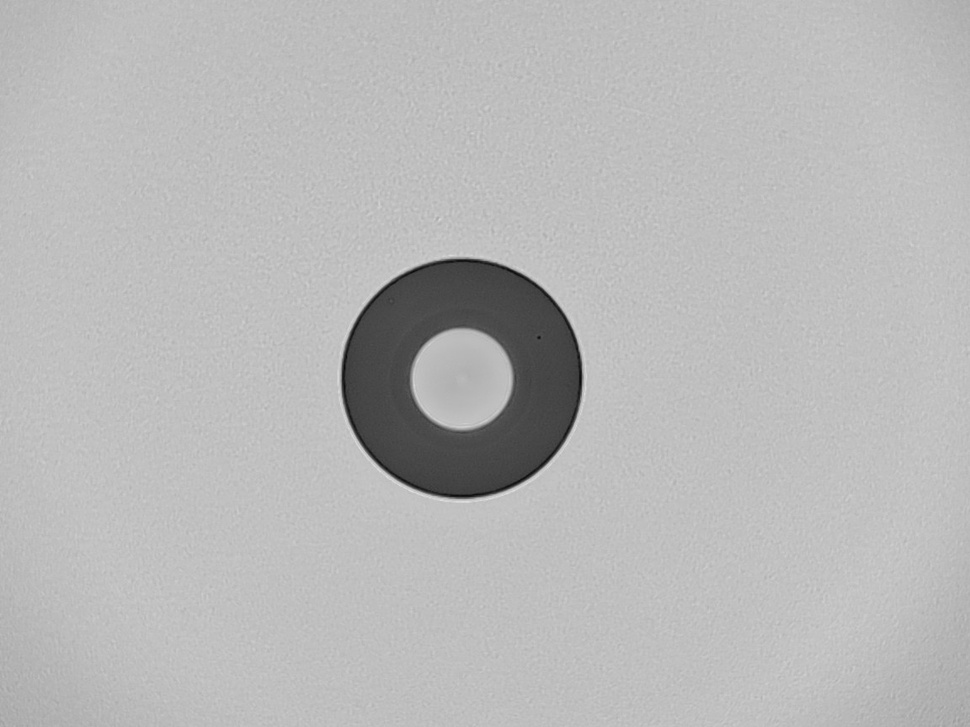
#> input picture dataset/19700103045851-J67690-FT35.jpg, 970 x 727 px, shrunk from 1152 x 864 before the run
$ python threshold_separation.py ../../../dataset/19700103045851-J67690-FT35.jpg
#> lines starting #> are read from the running program, lines starting #| are printed output that depends on the picture; after the words box and inside, x2 and y2 are one past the last pixel; in counts of white or black regions, pixels touching at a corner belong together
import cv2
import numpy as np
import os
import json

def apply_filter(image):
    result = image.copy()

    # Convert to grayscale if needed
    if len(result.shape) == 3:
        result = cv2.cvtColor(result, cv2.COLOR_BGR2GRAY)

    # Apply threshold
    _, result = cv2.threshold(result, 127, 255, cv2.THRESH_BINARY)

    # Apply morphological operation
    kernel = cv2.getStructuringElement(cv2.MORPH_ELLIPSE, (5, 5))
    result = cv2.morphologyEx(result, cv2.MORPH_CLOSE, kernel)

    return result

def find_annulus_and_inner_circle(filtered_image):
    """Find black annulus pixels and white pixels inside the annulus"""
    # Find contours
    contours, _ = cv2.findContours(filtered_image, cv2.RETR_TREE, cv2.CHAIN_APPROX_SIMPLE)

    # Create masks for black pixels (annulus) and inner white pixels
    black_mask = np.zeros_like(filtered_image)
    inner_white_mask = np.zeros_like(filtered_image)

    # Black pixels are where filtered_image == 0
    black_pixels = (filtered_image == 0)

    # Find connected components of white pixels
    num_labels, labels = cv2.connectedComponents(filtered_image)

    # For each black region (potential annulus)
    black_contours, _ = cv2.findContours((~filtered_image).astype(np.uint8),
                                          cv2.RETR_EXTERNAL, cv2.CHAIN_APPROX_SIMPLE)

    # Variables to store circle information
    inner_circle_info = None
    outer_circle_info = None
    annulus_contour = None

    for contour in black_contours:
        # Create a mask for this black region
        temp_mask = np.zeros_like(filtered_image)
        cv2.drawContours(temp_mask, [contour], -1, 255, -1)

        # Find the bounding box
        x, y, w, h = cv2.boundingRect(contour)

        # Check if there are white pixels inside this black region
        filled_mask = np.zeros_like(filtered_image)
        cv2.drawContours(filled_mask, [contour], -1, 255, -1)

        # The inner white pixels are those that are white in the filtered image
        # and inside the filled contour
        inner_white = (filtered_image == 255) & (filled_mask == 255)

        # If we found inner white pixels, this is an annulus
        if np.any(inner_white):
            # Add to black mask (the annulus itself)
            black_mask = black_mask | (temp_mask & black_pixels)
            # Add to inner white mask
            inner_white_mask = inner_white_mask | inner_white

            # Store the annulus contour for circle calculations
            if annulus_contour is None or cv2.contourArea(contour) > cv2.contourArea(annulus_contour):
                annulus_contour = contour

    # Calculate circle parameters if we found an annulus
    if annulus_contour is not None:
        # For outer circle: use the external boundary of the annulus
        full_mask = np.zeros_like(filtered_image)
        cv2.drawContours(full_mask, [annulus_contour], -1, 255, -1)

        # Find the outer boundary points
        outer_points = np.column_stack(np.where(full_mask > 0))
        if len(outer_points) > 0:
            # Convert to the format OpenCV expects (x, y)
            outer_points_cv = outer_points[:, [1, 0]].astype(np.float32)
            (outer_x, outer_y), outer_radius = cv2.minEnclosingCircle(outer_points_cv)
            outer_circle_info = {
                'center': (outer_x, outer_y),
                'radius': outer_radius,
                'diameter': outer_radius * 2
            }

        # For inner circle: use only the inner white pixels
        inner_points = np.column_stack(np.where(inner_white_mask > 0))
        if len(inner_points) > 0:
            # Convert to the format OpenCV expects (x, y)
            inner_points_cv = inner_points[:, [1, 0]].astype(np.float32)
            (inner_x, inner_y), inner_radius = cv2.minEnclosingCircle(inner_points_cv)
            inner_circle_info = {
                'center': (inner_x, inner_y),
                'radius': inner_radius,
                'diameter': inner_radius * 2
            }

    return black_mask, inner_white_mask, inner_circle_info, outer_circle_info

def calculate_concentricity(inner_circle_info, outer_circle_info):
    """Calculate the concentricity between inner and outer circles"""
    if inner_circle_info is None or outer_circle_info is None:
        return None

    # Calculate the distance between centers
    inner_center = inner_circle_info['center']
    outer_center = outer_circle_info['center']

    center_distance = np.sqrt((inner_center[0] - outer_center[0])**2 +
                             (inner_center[1] - outer_center[1])**2)

    concentricity_info = {
        'center_offset': center_distance,
        'normalized_offset': center_distance / outer_circle_info['radius'] if outer_circle_info['radius'] > 0 else 0,
        'inner_center': inner_center,
        'outer_center': outer_center
    }

    return concentricity_info

def segment_with_threshold(image_path, output_dir='output_threshold'):
    """
    Main function modified for unified system
    Returns standardized results
    """
    # Create output directory
    os.makedirs(output_dir, exist_ok=True)

    # Initialize result dictionary
    result = {
        'method': 'threshold_seperation',
        'image_path': image_path,
        'success': False,
        'center': None,
        'core_radius': None,
        'cladding_radius': None,
        'confidence': 0.0
    }

    # Load image
    if not os.path.exists(image_path):
        result['error'] = f"File not found: '{image_path}'"
        with open(os.path.join(output_dir, 'threshold_result.json'), 'w') as f:
            json.dump(result, f, indent=4)
        return result

    original_image = cv2.imread(image_path)
    if original_image is None:
        result['error'] = f"Could not read image from '{image_path}'"
        with open(os.path.join(output_dir, 'threshold_result.json'), 'w') as f:
            json.dump(result, f, indent=4)
        return result

    base_filename = os.path.splitext(os.path.basename(image_path))[0]

    try:
        # Apply the filter
        filtered_image = apply_filter(original_image)

        # Find black annulus and inner white pixels
        black_mask, inner_white_mask, inner_circle_info, outer_circle_info = find_annulus_and_inner_circle(filtered_image)

        # Calculate concentricity
        concentricity_info = calculate_concentricity(inner_circle_info, outer_circle_info)

        if inner_circle_info and outer_circle_info:
            # Use outer circle center as main center (usually more stable)
            result['success'] = True
            result['center'] = (int(outer_circle_info['center'][0]), int(outer_circle_info['center'][1]))
            result['core_radius'] = int(inner_circle_info['radius'])
            result['cladding_radius'] = int(outer_circle_info['radius'])
            result['confidence'] = 0.6  # Moderate confidence for threshold method

            # Adjust confidence based on concentricity
            if concentricity_info and concentricity_info['normalized_offset'] < 0.1:
                result['confidence'] = 0.7
        else:
            # Fallback: try to find any circular structure
            contours, _ = cv2.findContours(filtered_image, cv2.RETR_EXTERNAL, cv2.CHAIN_APPROX_SIMPLE)
            if contours:
                largest = max(contours, key=cv2.contourArea)
                (x, y), radius = cv2.minEnclosingCircle(largest)
                result['center'] = (int(x), int(y))
                result['cladding_radius'] = int(radius)
                result['core_radius'] = int(radius * 0.3)  # Estimate
                result['confidence'] = 0.4
                result['success'] = True
            else:
                result['error'] = "Could not detect fiber structure"
                with open(os.path.join(output_dir, f'{base_filename}_threshold_result.json'), 'w') as f:
                    json.dump(result, f, indent=4)
                return result

        # Save result data
        with open(os.path.join(output_dir, f'{base_filename}_threshold_result.json'), 'w') as f:
            json.dump(result, f, indent=4)

        # Segment the original image
        cleaned_image, white_region_image, black_region_image, outside_region_image = segment_original_image(
            original_image, black_mask, inner_white_mask
        )

        # Create visualization image
        visualization_image = create_visualization_image(
            original_image, black_mask, inner_white_mask,
            inner_circle_info, outer_circle_info, concentricity_info
        )

        # Save the results with standardized names
        cv2.imwrite(os.path.join(output_dir, f"{base_filename}_threshold_filtered.png"), filtered_image)
        cv2.imwrite(os.path.join(output_dir, f"{base_filename}_threshold_core.png"), white_region_image)
        cv2.imwrite(os.path.join(output_dir, f"{base_filename}_threshold_cladding.png"), black_region_image)
        cv2.imwrite(os.path.join(output_dir, f"{base_filename}_threshold_ferrule.png"), outside_region_image)
        cv2.imwrite(os.path.join(output_dir, f"{base_filename}_threshold_annotated.png"), visualization_image)

    except Exception as e:
        result['error'] = str(e)
        with open(os.path.join(output_dir, f'{base_filename}_threshold_result.json'), 'w') as f:
            json.dump(result, f, indent=4)

    return result

def segment_original_image(original, black_mask, inner_white_mask):
    """Segment the original image based on the masks"""
    # Ensure masks are boolean
    black_mask = black_mask.astype(bool)
    inner_white_mask = inner_white_mask.astype(bool)

    # Create the combined mask (black annulus + inner white)
    combined_mask = black_mask | inner_white_mask

    # Remove everything outside the annulus
    cleaned_image = original.copy()
    cleaned_image[~combined_mask] = 0

    # Separate into images
    white_region_image = original.copy()
    white_region_image[~inner_white_mask] = 0

    black_region_image = original.copy()
    black_region_image[~black_mask] = 0

    outside_region_image = original.copy()
    outside_region_image[combined_mask] = 0

    return cleaned_image, white_region_image, black_region_image, outside_region_image

def create_visualization_image(original, black_mask, inner_white_mask,
                             inner_circle_info, outer_circle_info, concentricity_info):
    """Create a visualization image with circles and measurements"""
    # Create overlay visualization with circles
    overlay = original.copy()
    if len(overlay.shape) == 2:
        overlay = cv2.cvtColor(overlay, cv2.COLOR_GRAY2BGR)
    overlay_vis = overlay.copy()

    # Color the masks
    overlay_vis[black_mask] = [0, 255, 0]  # Green for annulus
    overlay_vis[inner_white_mask] = [255, 0, 0]  # Red for inner white

    # Draw the fitted circles
    if inner_circle_info:
        center = (int(inner_circle_info['center'][0]), int(inner_circle_info['center'][1]))
        radius = int(inner_circle_info['radius'])
        cv2.circle(overlay_vis, center, radius, [255, 255, 0], 2)  # Yellow for inner circle
        cv2.circle(overlay_vis, center, 3, [255, 255, 0], -1)  # Center point

    if outer_circle_info:
        center = (int(outer_circle_info['center'][0]), int(outer_circle_info['center'][1]))
        radius = int(outer_circle_info['radius'])
        cv2.circle(overlay_vis, center, radius, [0, 255, 255], 2)  # Cyan for outer circle
        cv2.circle(overlay_vis, center, 3, [0, 255, 255], -1)  # Center point

    # If both circles exist, draw a line between centers
    if inner_circle_info and outer_circle_info and concentricity_info:
        inner_center = (int(inner_circle_info['center'][0]), int(inner_circle_info['center'][1]))
        outer_center = (int(outer_circle_info['center'][0]), int(outer_circle_info['center'][1]))
        cv2.line(overlay_vis, inner_center, outer_center, [255, 0, 255], 2)  # Magenta line

        # Add text with concentricity measurement
        text = f"Offset: {concentricity_info['center_offset']:.2f}px"
        cv2.putText(overlay_vis, text, (10, 30), cv2.FONT_HERSHEY_SIMPLEX,
                   1, [255, 255, 255], 2, cv2.LINE_AA)

    return overlay_vis

def main():
    """Main function for standalone testing"""
    import sys
    if len(sys.argv) > 1:
        image_path = sys.argv[1]
    else:
        image_path = input("Enter image path: ").strip().strip('"').strip("'")

    result = segment_with_threshold(image_path)
#> in segment_with_threshold, original_image is the input picture: shape (727, 970, 3); min 9, max 225, mean 184
#> in apply_filter, `_, result = cv2.threshold(result, 127, 255, cv2.THRESH_BINARY)`:
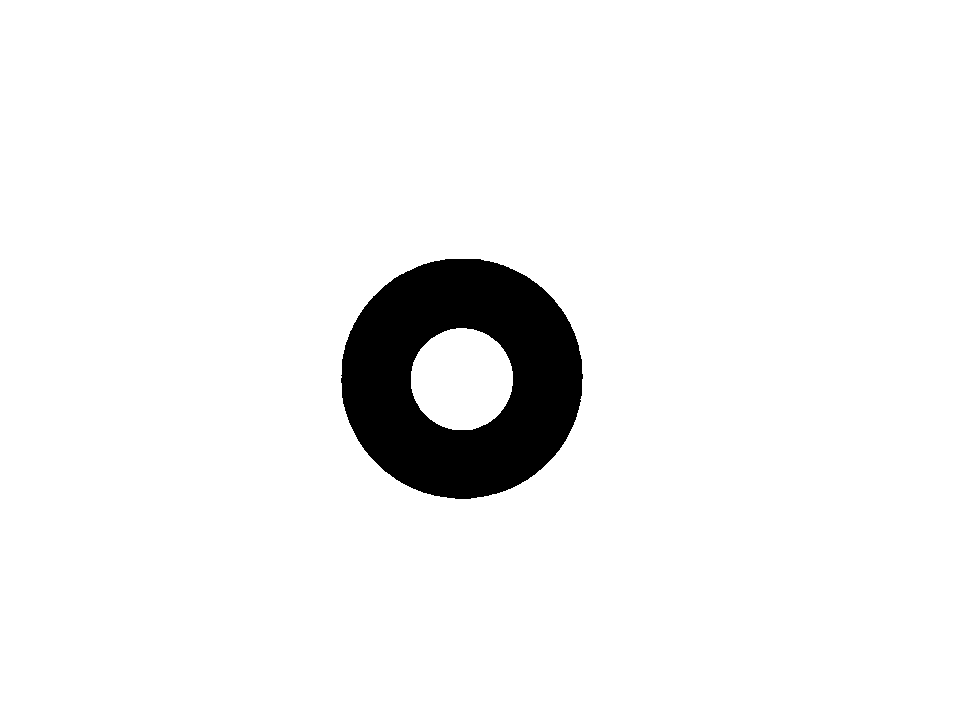
#> result: shape (727, 970); 94.7% white; 1 black region, box (x1, y1, x2, y2) and area: (341, 259, 583, 499) 37427
#> in find_annulus_and_inner_circle, `contours, _ = cv2.findContours(filtered_image, cv2.RETR_TREE, cv2.CHAI..`: contours = 3 contours; box (x1, y1, x2, y2) and area: (0, 0, 970, 727) 703494, (340, 258, 584, 500) 45978, (411, 328, 513, 430) 8070
#> in find_annulus_and_inner_circle, `num_labels, labels = cv2.connectedComponents(filtered_image)`:
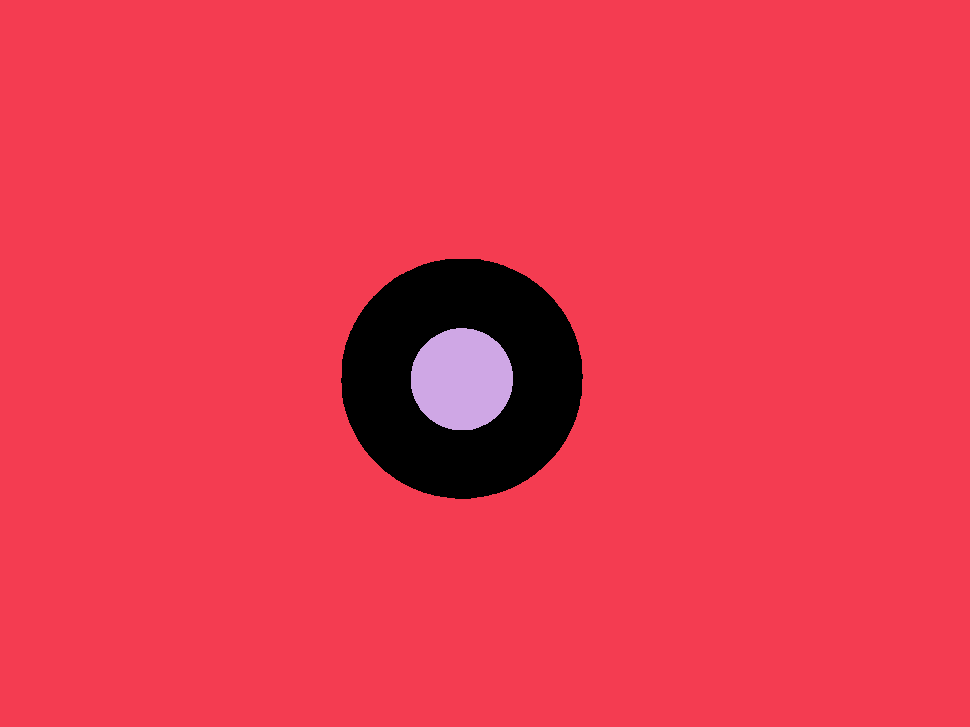
#> labels: shape (727, 970) int32; 3 distinct labels, from 0 to 2; one colour per label, 0 black
#> in find_annulus_and_inner_circle, `num_labels, labels = cv2.connectedComponents(filtered_image)`: num_labels = 3
#> in find_annulus_and_inner_circle, `black_contours, _ = cv2.findContours((~filtered_image).astype(np.uint8..`: black_contours = 1 contour; box (x1, y1, x2, y2) and area: (341, 259, 583, 499) 45296
#> the loop in find_annulus_and_inner_circle, `for contour in black_contours:` made 1 pass
#> (x, y, w, h) on pass 1: (341, 259, 242, 240)
#> after the loop in find_annulus_and_inner_circle, `for contour in black_contours:`:
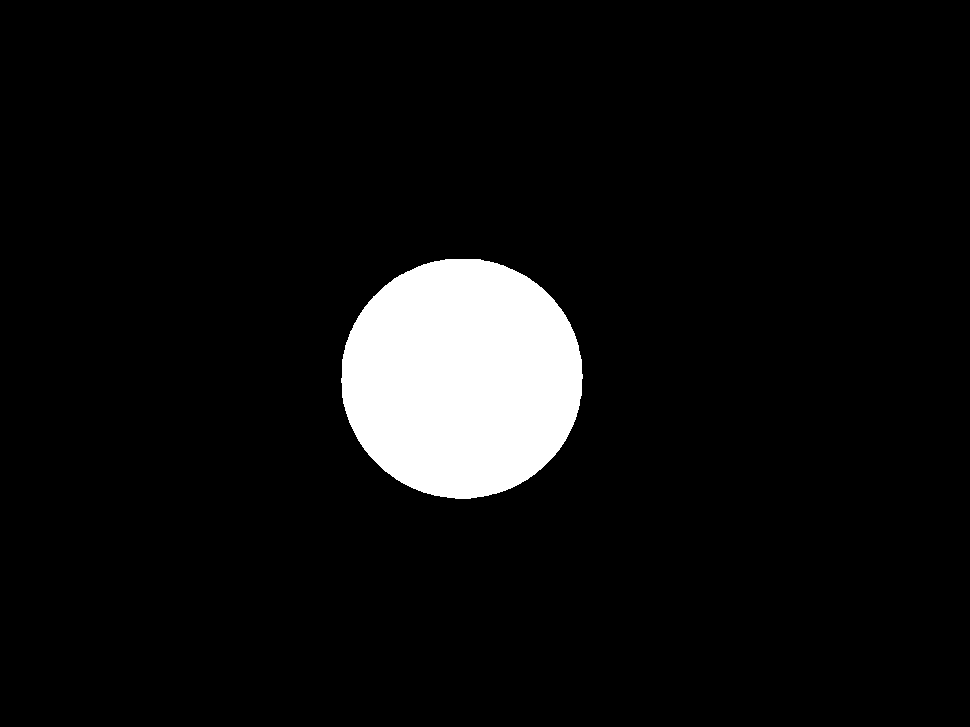
#> filled_mask: shape (727, 970); 6.5% white; 1 white region, box (x1, y1, x2, y2) and area: (341, 259, 583, 499) 45637
#> after the loop in find_annulus_and_inner_circle, `for contour in black_contours:`: annulus_contour = contour of 337 points, box (x1, y1, x2, y2) (341, 259, 583, 499), area 45296
#> in find_annulus_and_inner_circle, `outer_points = np.column_stack(np.where(full_mask > 0))`: outer_points = 45637 pairs, first value 259 to 498, second value 341 to 582
#> in find_annulus_and_inner_circle, `outer_points_cv = outer_points[:, [1, 0]].astype(np.float32)`: outer_points_cv = 45637 pairs, first value 341 to 582, second value 259 to 498
#> in find_annulus_and_inner_circle, `(outer_x, outer_y), outer_radius = cv2.minEnclosingCircle(outer_points..`: outer_x = 461.3; outer_y = 377.4; outer_radius = 121.1
#> in find_annulus_and_inner_circle, `outer_circle_info = { 'center': (outer_x, outer_y), 'radius': outer_ra..`: outer_circle_info = {'center': (461.3, 377.4), 'radius': 121.1, 'diameter': 242.2}
#> in find_annulus_and_inner_circle, `inner_points = np.column_stack(np.where(inner_white_mask > 0))`: inner_points = 8214 pairs, first value 328 to 429, second value 411 to 512
#> in find_annulus_and_inner_circle, `inner_points_cv = inner_points[:, [1, 0]].astype(np.float32)`: inner_points_cv = 8214 pairs, first value 411 to 512, second value 328 to 429
#> in find_annulus_and_inner_circle, `(inner_x, inner_y), inner_radius = cv2.minEnclosingCircle(inner_points..`: inner_x = 461.4; inner_y = 378.8; inner_radius = 51.28
#> in find_annulus_and_inner_circle, `inner_circle_info = { 'center': (inner_x, inner_y), 'radius': inner_ra..`: inner_circle_info = {'center': (461.4, 378.8), 'radius': 51.28, 'diameter': 102.6}
#> in calculate_concentricity, `inner_center = inner_circle_info['center']`: inner_center = (461.4, 378.8)
#> in calculate_concentricity, `outer_center = outer_circle_info['center']`: outer_center = (461.3, 377.4)
#> in calculate_concentricity, `center_distance = np.sqrt((inner_center[0] - outer_center[0])**2 + (in..`: center_distance = 1.42
#> in calculate_concentricity, `concentricity_info = { 'center_offset': center_distance, 'normalized_o..`: concentricity_info = {'center_offset': 1.42, 'normalized_offset': 0.0117, 'inner_center': (461.4, 378.8), 'outer_center': (461.3, 377.4)}
#> in create_visualization_image, `center = (int(inner_circle_info['center'][0]), int(inner_circle_info['..`: center = (461, 378)
#> in create_visualization_image, `radius = int(inner_circle_info['radius'])`: radius = 51
#> in create_visualization_image, `center = (int(outer_circle_info['center'][0]), int(outer_circle_info['..`: center = (461, 377)
#> in create_visualization_image, `radius = int(outer_circle_info['radius'])`: radius = 121
#> in create_visualization_image, `inner_center = (int(inner_circle_info['center'][0]), int(inner_circle_..`: inner_center = (461, 378)
#> in create_visualization_image, `outer_center = (int(outer_circle_info['center'][0]), int(outer_circle_..`: outer_center = (461, 377)
#> in create_visualization_image, `text = f"Offset: {concentricity_info['center_offset']:.2f}px"`: text = 'Offset: 1.42px'
#> in create_visualization_image, `cv2.putText(overlay_vis, text, (10, 30), cv2.FONT_HERSHEY_SIMPLEX, 1, ..`:
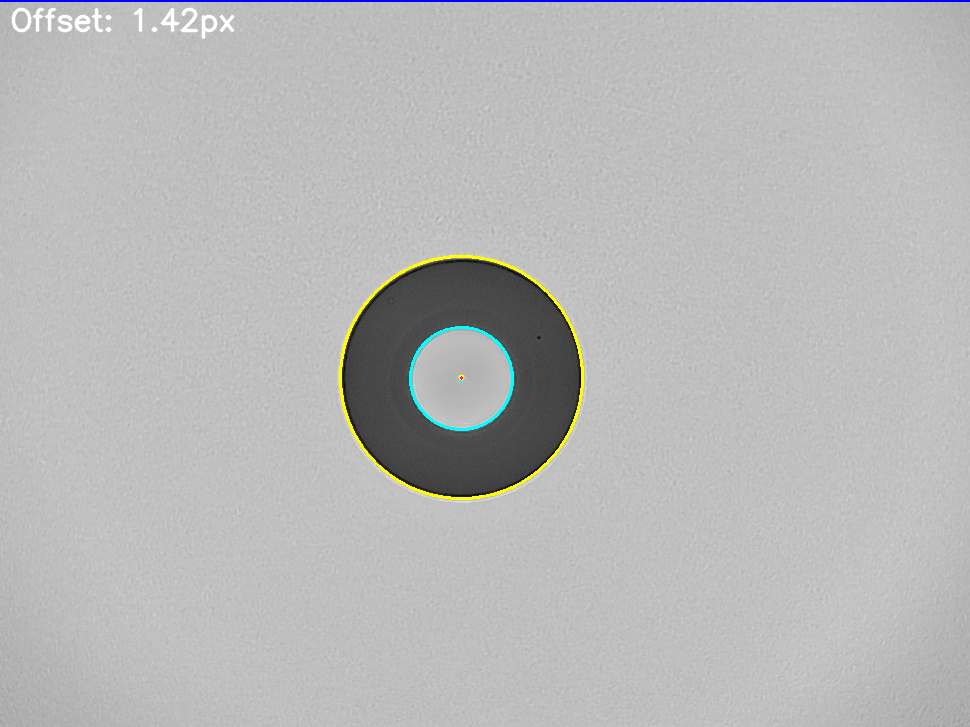
#> overlay_vis: shape (727, 970, 3); mean B, G, R 184.1, 184.2, 183.9
#> result = 7 items
    if result['success']:
        print(f"Success! Center: {result['center']}, Core: {result['core_radius']}, Cladding: {result['cladding_radius']}")
#| Success! Center: (461, 377), Core: 51, Cladding: 121
    else:
        print(f"Failed: {result.get('error', 'Unknown error')}")

if __name__ == "__main__":
    main()
